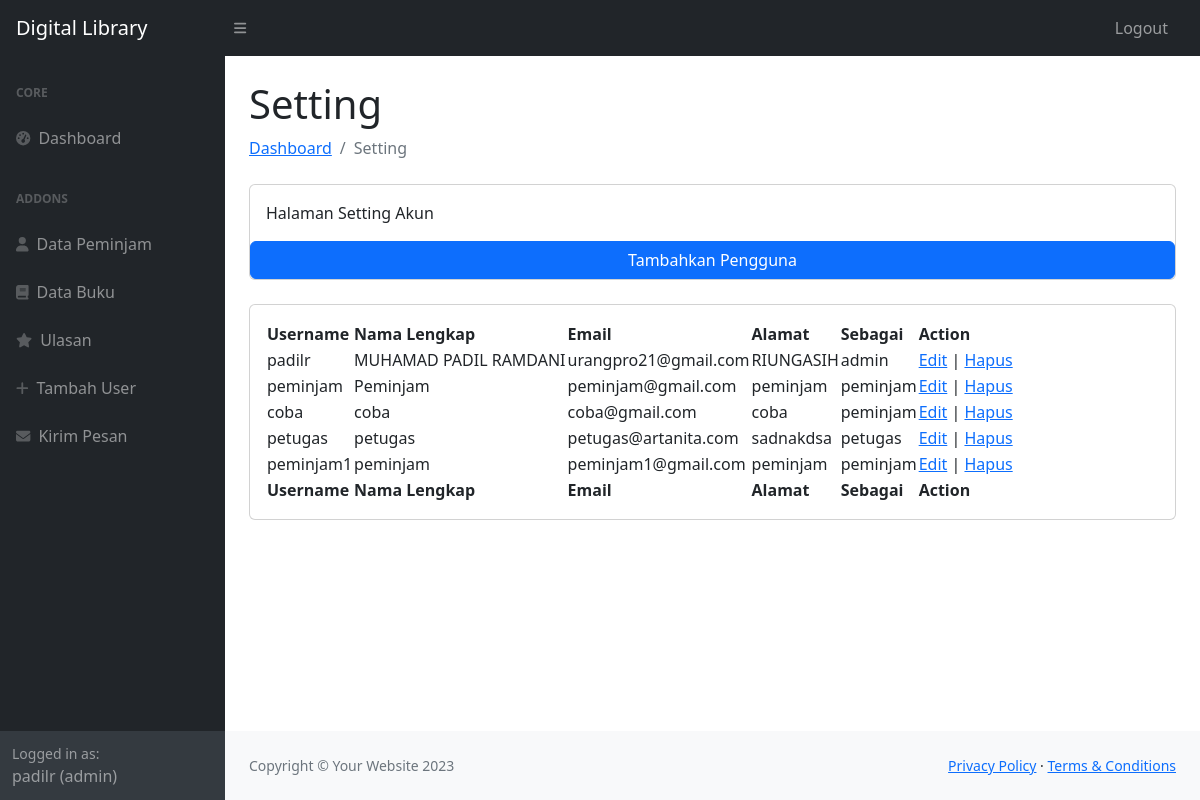
The page /setting.php (signed in) on the database its author committed.
### tables this page shows
CREATE TABLE `user` (
  `userID` int(11) NOT NULL,
  `username` varchar(225) NOT NULL,
  `password` varchar(225) NOT NULL,
  `email` varchar(225) NOT NULL,
  `namalengkap` varchar(225) NOT NULL,
  `alamat` text NOT NULL,
  `level` varchar(225) NOT NULL
);

### setting.php (the view, shortened to what this page needs)
<?php
include 'koneksi.php';
?>
<!DOCTYPE html>
<html lang="en">
    <head>
        <link href="https://cdn.jsdelivr.net/npm/simple-datatables@7.1.2/dist/style.min.css" rel="stylesheet" />
        <link href="css/styles.css" rel="stylesheet" />
    </head>
    <body class="sb-nav-fixed">
        <?php include 'nav.php'; ?>
            <div id="layoutSidenav_content">
                <main>
                    <div class="container-fluid px-4">
                        <h1 class="mt-4">Setting</h1>
                        <ol class="breadcrumb mb-4">
                            <li class="breadcrumb-item"><a href="index.php">Dashboard</a></li>
                            <li class="breadcrumb-item active">Setting</li>
                        </ol>
                        <div class="card mb-4">
                            <div class="card-body">
                                Halaman Setting Akun
                            </div>
                            <button onclick="showOverlay()" class="btn btn-primary">Tambahkan Pengguna</button>
                        </div>
                        <div class="card mb-4">
                            <div class="card-body">
                                <table id="datatablesSimple">
                                    <thead>
                                        <tr>
                                            <th>Username</th>
                                            <th>Nama Lengkap</th>
                                            <th>Email</th>
                                            <th>Alamat</th>
                                            <th>Sebagai</th>
                                            <th>Action</th>
                                        </tr>
                                    </thead>
                                    <tfoot>
                                        <tr>
                                            <th>Username</th>
                                            <th>Nama Lengkap</th>
                                            <th>Email</th>
                                            <th>Alamat</th>
                                            <th>Sebagai</th>
                                            <th>Action</th>
                                        </tr>
                                    </tfoot>
                                    <tbody>
                                    <?php
    include 'koneksi.php';
    $query = "SELECT * FROM user";
    $result = mysqli_query($conn, $query);
    if ($result) {
        while ($row = mysqli_fetch_assoc($result)) {
            echo "<tr>";
            echo "<td>" . $row['username'] . "</td>";
            echo "<td>" . $row['namalengkap'] . "</td>";
            echo "<td>" . $row['email'] . "</td>";
            echo "<td>" . $row['alamat'] . "</td>";
            echo "<td>" . $row['level'] . "</td>";
            echo "<td><a href='edituser.php?userID=" . $row['userID'] . "'>Edit</a> | <a href='hapususer.php?userID=" . $row['userID'] . "'>Hapus</a></td>";
            echo "</tr>";
        }
    } else {
        echo "Error: " . $query . "<br>" . mysqli_error($conn);
    }
    ?>
                                    </tbody>
                                </table>
                            </div>
                        </div>
                    </div>
                </main>
                <footer class="py-4 bg-light mt-auto">
                    <div class="container-fluid px-4">
                        <div class="d-flex align-items-center justify-content-between small">
                            <div class="text-muted">Copyright &copy; Your Website 2023</div>
                            <div>
                                <a href="#">Privacy Policy</a>
                                &middot;
                                <a href="#">Terms &amp; Conditions</a>
                            </div>
                        </div>
                    </div>
                </footer>
            </div>
        </div>
    </body>
</html>

### nav.php (shortened to what this page needs)
<nav class="sb-topnav navbar navbar-expand navbar-dark bg-dark">
            <a class="navbar-brand ps-3" href="index.html">Digital Library</a>
            <button class="btn btn-link btn-sm order-1 order-lg-0 me-4 me-lg-0" id="sidebarToggle" href="#!"><i class="fas fa-bars"></i></button>
            <ul class="navbar-nav ms-auto ms-md-0 me-3 me-lg-4">
                <li class="nav-item dropdown">
                    <a class="nav-link"href="logout.php" >Logout</a>
                </li>
            </ul>
        </nav>
        <div id="layoutSidenav">
            <div id="layoutSidenav_nav">
                <nav class="sb-sidenav accordion sb-sidenav-dark" id="sidenavAccordion">
                    <div class="sb-sidenav-menu">
                        <div class="nav">
                            <div class="sb-sidenav-menu-heading">Core</div>
                            <a class="nav-link" href="index.php">
                                <div class="sb-nav-link-icon"><i class="fas fa-tachometer-alt"></i></div>
                                Dashboard
                            </a>
                            <div class="sb-sidenav-menu-heading">Addons</div>
                            <a class="nav-link" href="datapeminjam.php">
                                <div class="sb-nav-link-icon"><i class="fa-solid fa-user"></i></div>
                                Data Peminjam
                            </a>
                            <a class="nav-link" href="databuku.php">
                                <div class="sb-nav-link-icon"><i class="fa-solid fa-book"></i></div>
                                Data Buku
                            </a>
                            <a class="nav-link" href="ulasan.php">
                                <div class="sb-nav-link-icon"><i class="fa-solid fa-star"></i></div>
                                Ulasan
                            </a>
                            <a class="nav-link" href="setting.php">
                                <div class="sb-nav-link-icon"><i class="fa-solid fa-plus"></i></div>
                                Tambah User
                            </a>
                            <a class="nav-link" href="pesan.php">
                                <div class="sb-nav-link-icon"><i class="fa-solid fa-envelope"></i></div>
                                Kirim Pesan
                            </a>
                        </div>
                    </div>
                    <div class="sb-sidenav-footer">
                    <?php
                    include 'koneksi.php';
        $tampilPeg    =mysqli_query($conn, "SELECT * FROM user WHERE username='$_SESSION[username]'");
        $peg    =mysqli_fetch_array($tampilPeg);
    ?>
                        <div class="small">Logged in as:</div>
                        <?php echo $_SESSION['username']; ?> (<?=$peg['level']?>)
                    </div>
                </nav>
            </div>

### rows shown on the page
user: level "admin", username "padilr", namalengkap "MUHAMAD PADIL RAMDANI", email "urangpro21@gmail.com", alamat "RIUNGASIH"
user: username "peminjam", namalengkap "Peminjam", email "peminjam@gmail.com", alamat "peminjam", level "peminjam"
user: username "coba", namalengkap "coba", email "coba@gmail.com", alamat "coba", level "peminjam"
user: username "petugas", namalengkap "petugas", email "petugas@artanita.com", alamat "sadnakdsa", level "petugas"
user: username "peminjam1", namalengkap "peminjam", email "peminjam1@gmail.com", alamat "peminjam", level "peminjam"

### other values the page prints
$_SESSION['username'] "padilr"
